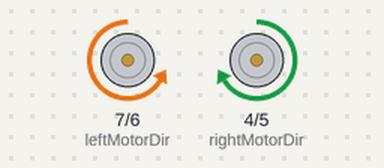
This sketch was run on a simulated Arduino Uno, built with avr-gcc and run on an emulated ATmega328P. Parts: direction and speed pins drawn as motors (green arrow = direction pin HIGH = forward, orange = LOW = backward, longer = more drive). At 2.0 s the program stops and its outputs stay as they are.

Above: at 0.1 s.
At 2.1 s:
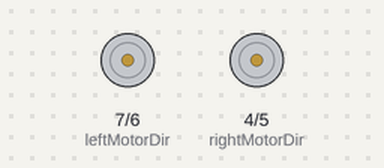
Timing chart, 0 to 3.5 s (numbered marks = the images above):
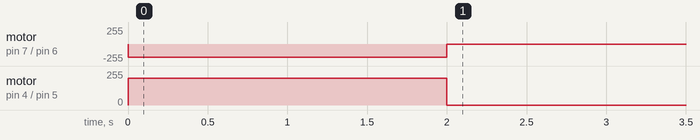

The sketch:

mBot_driveForward.ino
```cpp
/*
 * MakeBlock mBot
 * mCore control board (ATmega328) ~ Arduino Uno
 *
 * Simple program to drive mBot in forward direction
 *
 * Controls of motor speed and direction directly through pins D4 - D7
 * "MeMCore.h" library not required
 */


/*
 * Declare and initiate variables to control motor speed and direction
 * Motor connector M1 uses D6 for PWM (speed) and D7 for direction (HIGH = "+" or forward, LOW = "-" or reverse)
 * Motor connector M2 uses D5 for PWM (speed) and D4 for direction (HIGH = "+" or forward, LOW = "-" or reverse)
 *
 * D6 and D7 are also Output compare (OC) pins that use a timestamp in memory to trigger a PWM output signal
 */

int rightMotorDir = 4;  //D4 <--> digitalWrite
int rightMotorSpeed = 5;  //D5 = OC0B:PWM <--> analogWrite
int leftMotorSpeed = 6; //D6 = OC0A:PWM <--> analogWrite
int leftMotorDir = 7; //D7 <--> digitalWrite

unsigned int motorSpeed = 200;  //PWM value in range [0, 255], where 0 = 0% and 255 = 100% duty cycle

void setup() {
  //declare board inputs and outputs (I/O)
  pinMode(rightMotorDir, OUTPUT);
  pinMode(rightMotorSpeed, OUTPUT);
  pinMode(leftMotorDir, OUTPUT);
  pinMode(leftMotorSpeed, OUTPUT);
}

void loop() {
  //Drive forward
  digitalWrite(rightMotorDir, HIGH);
  analogWrite(rightMotorSpeed, motorSpeed);
  digitalWrite(leftMotorDir, LOW);  //right and left motor are mirror-mounted; neg. speed is forward for left motor
  analogWrite(leftMotorSpeed, motorSpeed);

  delay(2000); //mBot will drive forward for "x" number of ms.

  //Stop
  analogWrite(rightMotorSpeed, 0);
  analogWrite(leftMotorSpeed, 0);


  //exit(0) --> stops the program running, but leaves the CPU running in an infinite loop;
  cli(); //disable interrupts
  while(1); //forever loop
}
```

Measured:
- by itself, motor on pin 7 (leftMotorDir) / pin 6 (leftMotorSpeed): stopped → backward 200/255 at 0.00 s, → stopped 2.0 s later
- by itself, motor on pin 4 (rightMotorDir) / pin 5 (rightMotorSpeed): stopped → forward 200/255 at 0.00 s, → stopped 2.0 s later
